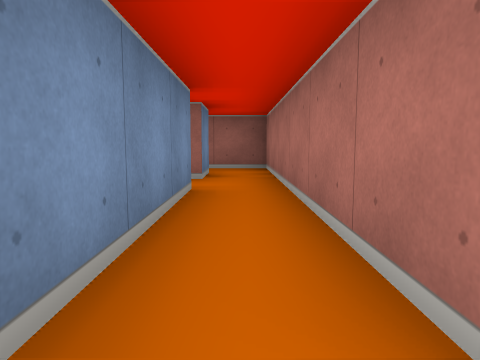
view 1 (above)

16 first-person views from a walk through a cub3D ray-caster map. The camera is about half as high as the walls, tilts 6° down and sees 70° across. The floor is counted in squares. Each view is taken from the middle of a square. On the plan, view 1 faces up. The plan holds only what a view shows up to about 9 squares ahead; the rest is blank.

view 2
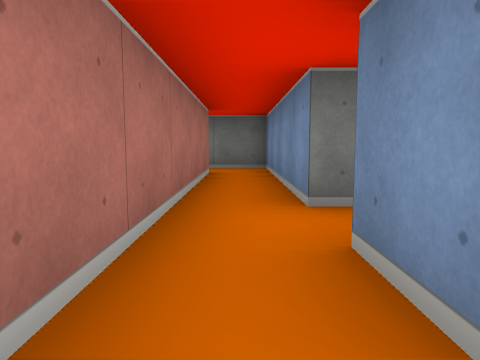

view 3
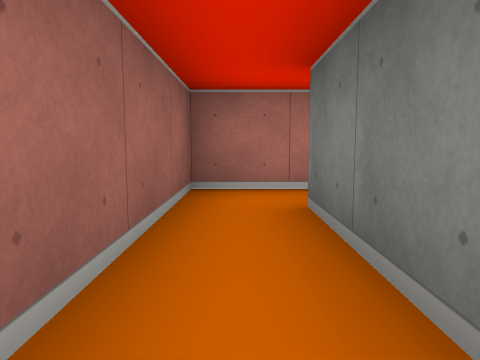

view 4
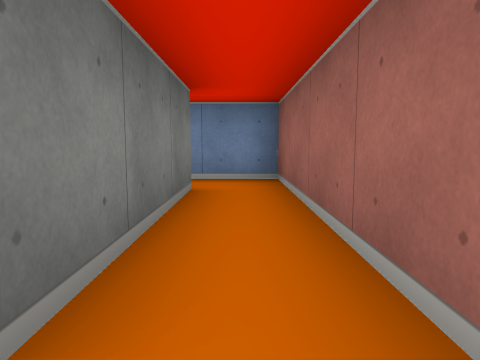

view 5
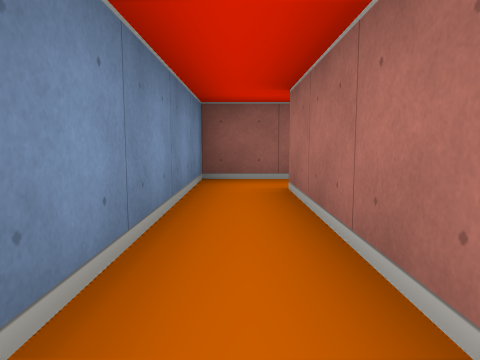

view 6
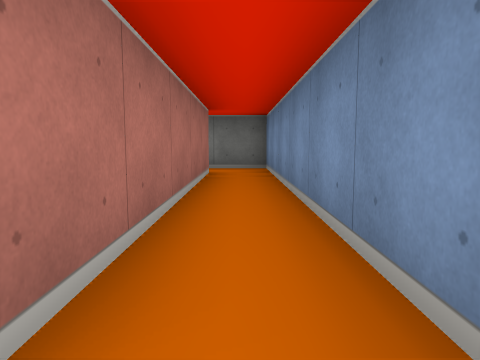

view 7
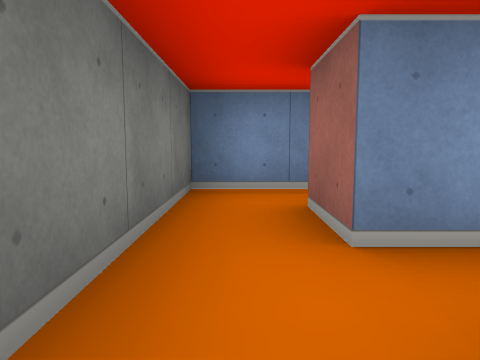

view 8
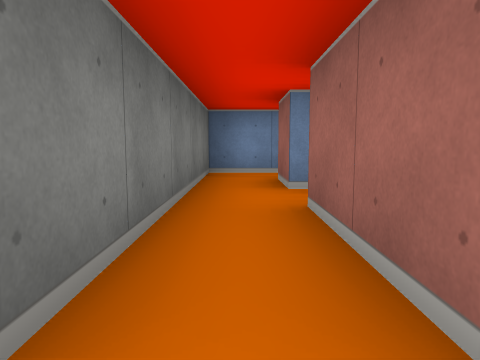

view 9
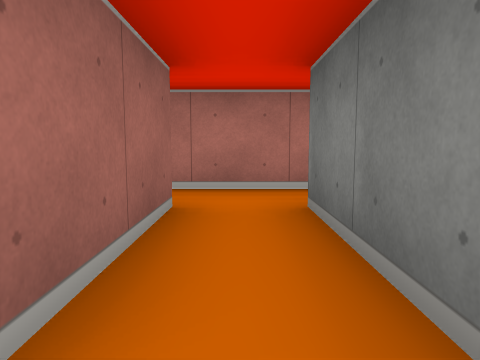

view 10
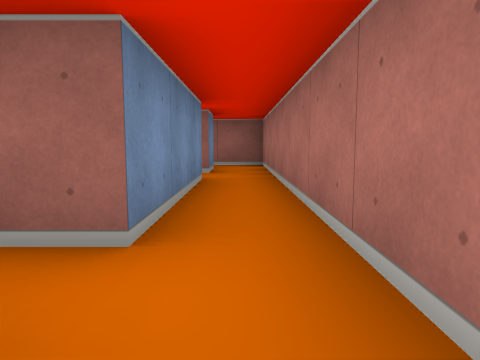

view 11
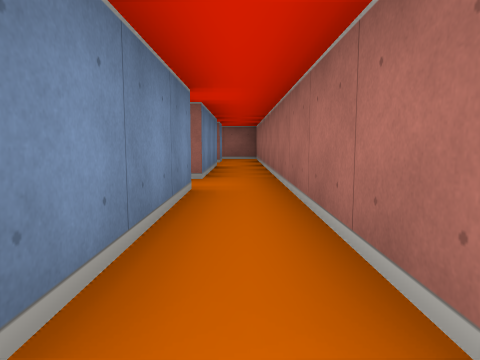

view 12
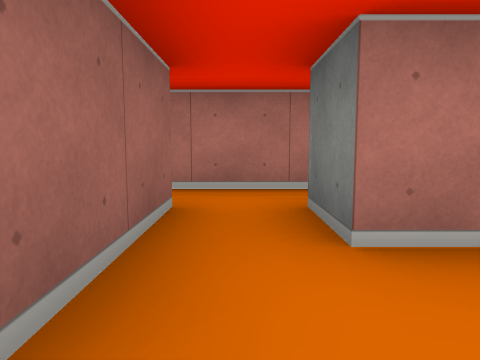

view 13
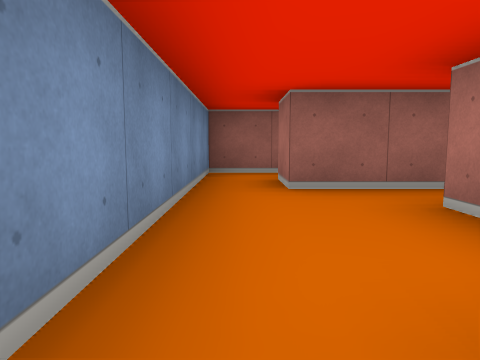

view 14
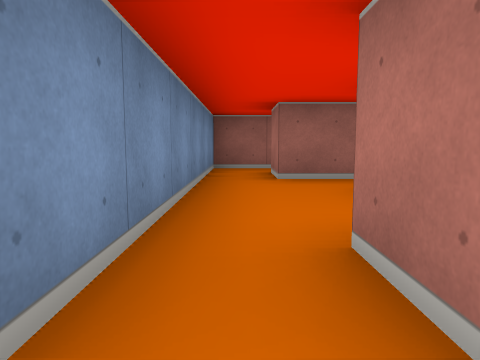

view 15
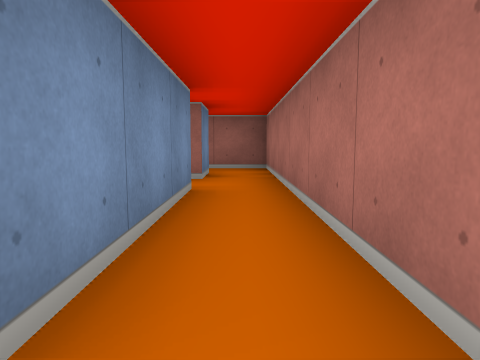

view 16
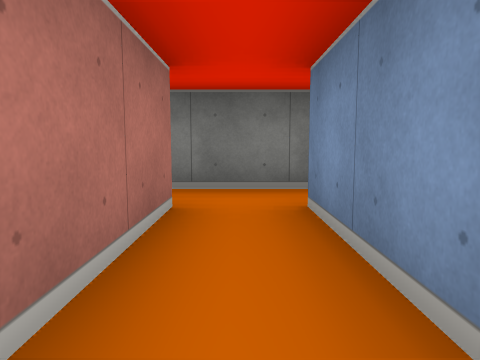

### Floor plan
Points are (right, up) in squares from view 1. A wall is a line through its corners. A room is listed if a view was taken in it or the views show most of it. See-through windows are left out.
Room 1 (view 1)
walls: (-0.5, 3.5) (-0.5, -0.5) (0.5, -0.5); (-0.5, 5.5) (-0.5, 4.5); (0.5, 0.5) (0.5, 5.5)
ways out: opening at (0, 5) to room 2; opening at (1, 0) to room 4
Room 2 (views 2, 3, 4, 5, 6)
walls: (-3.5, 0.5) (-3.5, 5.5) (-0.5, 5.5); (0.5, 5.5) (0.5, 6.5) (-4.5, 6.5) (-4.5, -0.5) (-3.4, -0.5)
ways out: opening at (0, 5) to room 1
Room 3 (views 7, 8, 10, 11, 15, 16)
walls: (2.5, -0.5) (4.5, -0.5) (4.5, -3.5); (5.5, -3.5) (5.5, 4.5); (3.5, 3.5) (4.5, 3.5) (4.5, 0.5) (2.5, 0.5); (4.5, 4.5) (3.5, 4.5); (4.2, -4.5) (5.8, -4.5)
ways out: opening at (3.5, 0) to room 4; opening at (4, 4) to room 4; opening at (5, 5) to room 5; opening at (4, -4); opening at (6, -4)
Room 4 (views 9, 12, 13, 14)
walls: (2.5, 0.5) (2.5, 1.5); (3.5, 2.9) (3.5, 3.5); (0.5, -0.5) (2.5, -0.5); (3.5, 4.5) (2.5, 4.5) (2.5, 5.5); (1.5, 5.5) (1.5, 0.5) (0.5, 0.5)
ways out: opening at (1, 0) to room 1; opening at (3.5, 0) to room 3; opening at (4, 4) to room 3; opening at (2, 5) to room 6
Room 5 (no view inside)
walls: (4.5, 5.5) (4.5, 4.5); (5.5, 4.5) (5.5, 6.5) (4.4, 6.5)
ways out: opening at (5, 5) to room 3; opening at (3.5, 6) to room 6
Room 6 (no view inside)
walls: (2.6, 6.5) (1.5, 6.5) (1.5, 5.5)
ways out: opening at (2, 5) to room 4; opening at (3.5, 6) to room 5

Positions as (right, up) in squares from view 1, and headings:
1: (0, 0), facing up
2: (0, 6), facing down
3: (-3, 6), facing right
4: (0, 6), facing left
5: (-4, 2), facing up
6: (-4, 6), facing down
7: (3, 0), facing left
8: (5, 0), facing left
9: (2, 0), facing right
10: (5, -1), facing up
11: (5, -4), facing up
12: (2, 4), facing right
13: (2, 1), facing up
14: (2, 0), facing up
15: (5, 0), facing up
16: (5, -1), facing down
